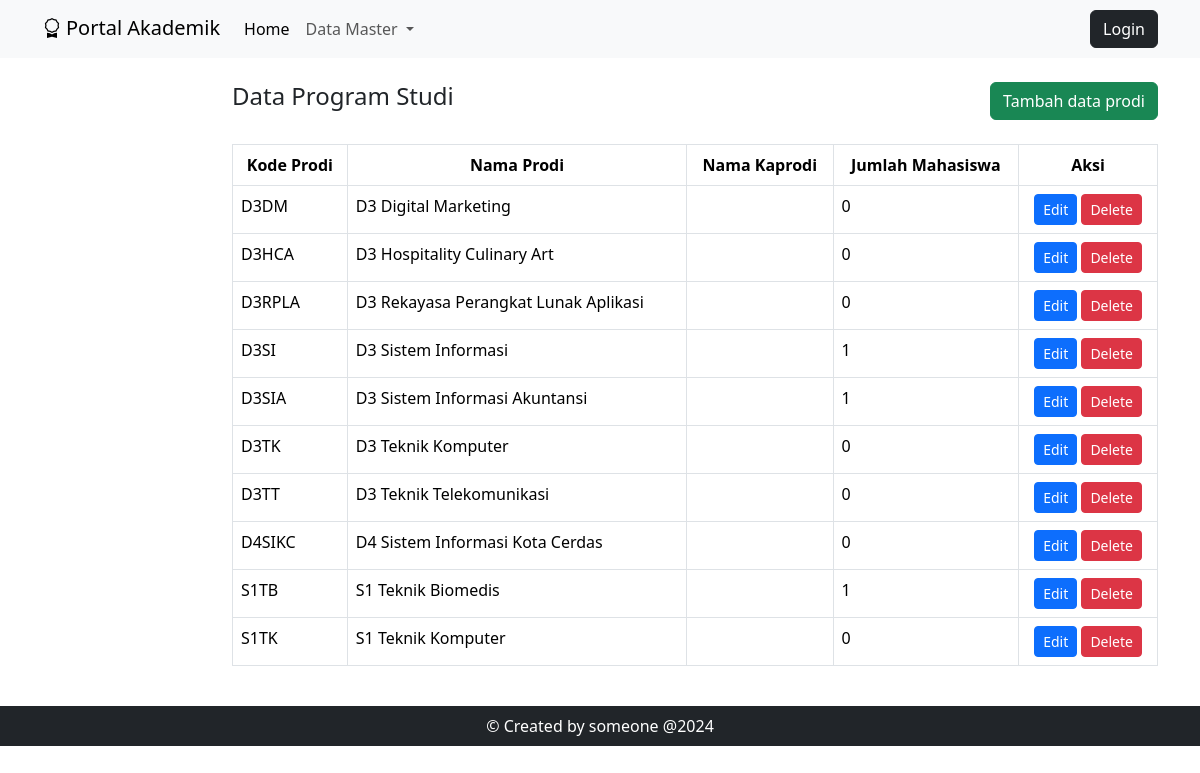
The app's page /studyprograms/index.php with its own data.
### tables this page shows
CREATE TABLE `studyprograms` (
  `kodeProdi` varchar(10) NOT NULL,
  `namaProdi` varchar(255) NOT NULL,
  `kaprodi` varchar(255) NOT NULL,
  `studentBody` int(11) NOT NULL
);

### studyprograms/index.php (the view, shortened to what this page needs)
<?php
include "../dbconfig.php";
$sqlStatement = "SELECT sp.kodeProdi, sp.namaProdi, sp.kaprodi,
           (SELECT COUNT(*) FROM students s WHERE s.kodeProdi = sp.kodeProdi) as jumlahMahasiswa
            FROM studyprograms sp";
$query = mysqli_query($conn, $sqlStatement);
$data = mysqli_fetch_all($query, MYSQLI_ASSOC);
include "../template/mainheader.php";
?>
<div class="row mt-3 mb-4">
    <div class="col-md-6">
        <h4>Data Program Studi</h4>
    </div>
    <div class="col-md-6 justify-content-end d-flex">
        <a href="<?= HOST . "/studyprograms/" ?>addstudyprograms.php" class="btn btn-success">Tambah data prodi</a>
    </div>
</div>
<table class="table table-bordered table-hover">
    <thead align="center">
        <th>Kode Prodi</th>
        <th>Nama Prodi</th>
        <th>Nama Kaprodi</th>
        <th>Jumlah Mahasiswa</th>
        <th>Aksi</th>
    </thead>
    <tbody>
        <?php
        foreach ($data as $key => $prodi) {
        ?>
            <tr>
                <td><?= $prodi["kodeProdi"] ?></td>
                <td><?= $prodi["namaProdi"] ?></td>
                <td><?= $prodi["kaprodi"] ?></td>
                <td><?= $prodi["jumlahMahasiswa"] ?></td>
                <td align="center">
                    <a href="<?= HOST . "/studyprograms/" ?>editstudyprograms.php?kodeProdi=<?= $prodi["kodeProdi"] ?>" class="btn btn-sm btn-primary">Edit</a>
                    <a href="<?= HOST . "/studyprograms/" ?>deletestudyprograms.php?kodeProdi=<?= $prodi["kodeProdi"] ?>" class="btn btn-sm btn-danger" onclick="return confirm('Yakin akan menghapus?')">Delete</a>
                </td>
            </tr>
        <?php
        }
        ?>
    </tbody>
</table>
<?php
include "../template/mainfooter.php";
?>

### template/mainheader.php (shortened to what this page needs)
<!DOCTYPE html>
<html lang="en">
<head>
    <link href="<?= HOST ?>/assets/css/bootstrap.min.css" rel="stylesheet">
    <link rel="stylesheet" href="https://cdn.jsdelivr.net/npm/bootstrap-icons@1.11.3/font/bootstrap-icons.min.css">
</head>
<body>
    <nav class="navbar navbar-expand-lg bg-body-tertiary">
        <div class="container">
            <h3><a class="navbar-brand" href="#"><i class="bi bi-award me-1"></i>Portal Akademik</a></h3>
            <div class="collapse navbar-collapse" id="navbarSupportedContent">
                <ul class="navbar-nav me-auto mb-2 mb-lg-0">
                    <li class="nav-item">
                        <a class="nav-link active" aria-current="page" href="<?= HOST ?>">Home</a>
                    </li>
                    <li class="nav-item dropdown">
                        <a class="nav-link dropdown-toggle" href="<?= HOST ?>" role="button" data-bs-toggle="dropdown" aria-expanded="false">
                            Data Master
                        </a>
                    </li>
                </ul>
                <a href="<?= HOST . "/login.php" ?>" class="btn btn-dark">Login</a>
            </div>
        </div>
    </nav>
    <div class="container">
        <div class="row mt-2">
            <div class="col-md-2">
            </div>
            <div class="col-md-10 align-self-stretch">

### template/mainfooter.php (shortened to what this page needs)
</div>
</div>
</div>
<footer class="bg-dark text-white p-2 mt-4">
    <div class="row">
        <div class="col text-center">
            &copy Created by someone @2024
        </div>
    </div>
</footer>
</body>
</html>

### records on screen
studyprograms: kodeProdi "D3DM", namaProdi "D3 Digital Marketing", jumlahMahasiswa "0"
studyprograms: kodeProdi "D3HCA", namaProdi "D3 Hospitality Culinary Art", jumlahMahasiswa "0"
studyprograms: kodeProdi "D3RPLA", namaProdi "D3 Rekayasa Perangkat Lunak Aplikasi", jumlahMahasiswa "0"
studyprograms: kodeProdi "D3SI", namaProdi "D3 Sistem Informasi", jumlahMahasiswa "1"
studyprograms: kodeProdi "D3SIA", namaProdi "D3 Sistem Informasi Akuntansi", jumlahMahasiswa "1"
studyprograms: kodeProdi "D3TK", namaProdi "D3 Teknik Komputer", jumlahMahasiswa "0"
studyprograms: kodeProdi "D3TT", namaProdi "D3 Teknik Telekomunikasi", jumlahMahasiswa "0"
studyprograms: kodeProdi "D4SIKC", namaProdi "D4 Sistem Informasi Kota Cerdas", jumlahMahasiswa "0"
studyprograms: kodeProdi "S1TB", namaProdi "S1 Teknik Biomedis", jumlahMahasiswa "1"
studyprograms: kodeProdi "S1TK", namaProdi "S1 Teknik Komputer", jumlahMahasiswa "0"
